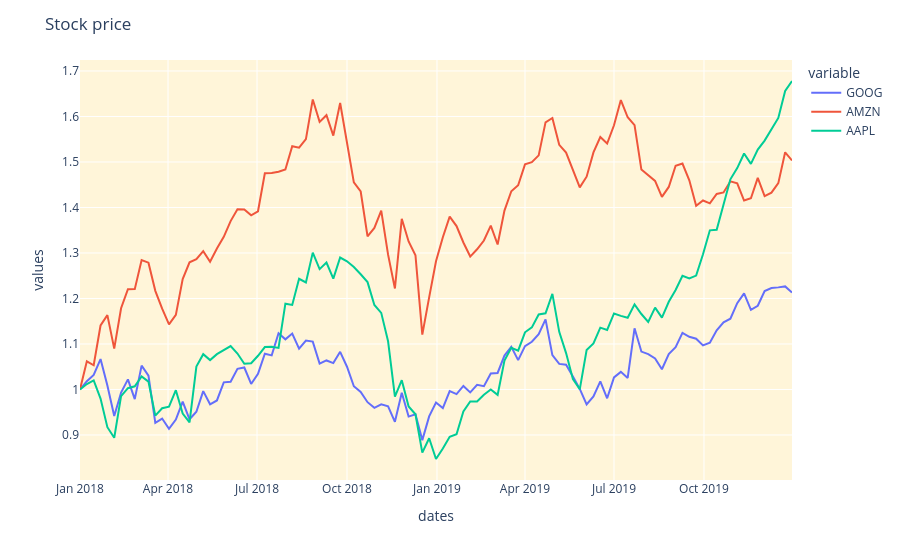

This figure's notebook cell:
### Code cell
fig = px.line(df ,x ='date',y=['GOOG','AMZN','AAPL'])
fig.update_layout(
    title='Stock price',
    xaxis_title='dates',
    yaxis_title = 'values',
    plot_bgcolor = '#fff5d9',
    hovermode='y'
)
